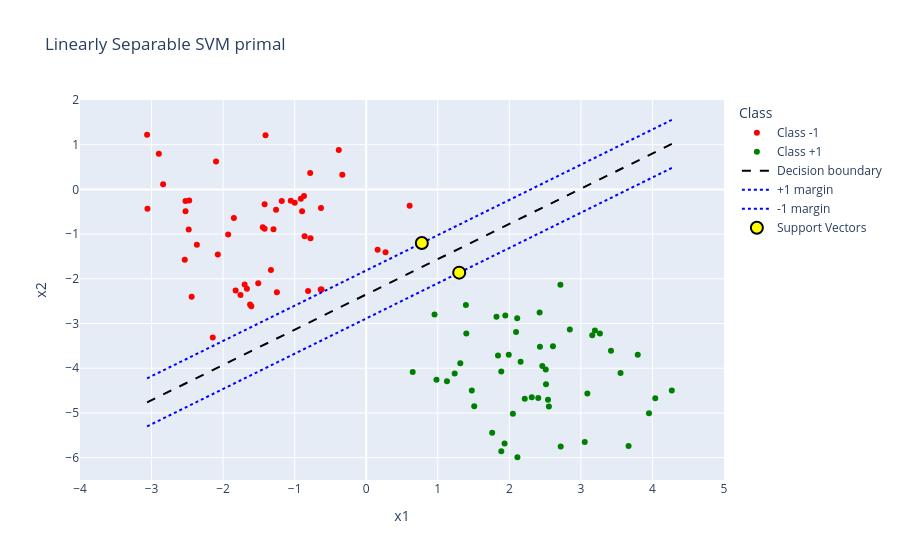
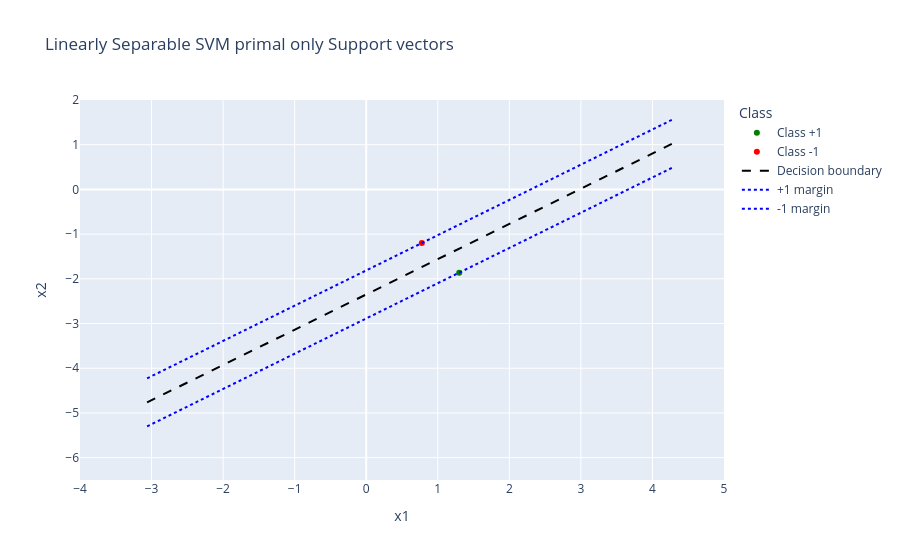

Notebook code cell kept with these figures, in order:
### Markdown cell above
For a 2-dimensional hyperplane, we can plot the decision boundary as a line:
$$
w^\top x + b = 0
\iff w_1 x_1 + w_2 x_2 + b = 0
\iff x_2 = -\frac{w_1}{w_2} x_1 - \frac{b}{w_2}  \\

w^\top x + b = 1 
\iff w_1 x_1 + w_2 x_2 + b = 1
\iff x_2 = -\frac{w_1}{w_2} x_1 - \frac{b}{w_2} + \frac{1}{w_2} \\

w^\top x + b = -1 
\iff w_1 x_1 + w_2 x_2 + b = -1
\iff x_2 = -\frac{w_1}{w_2} x_1 - \frac{b}{w_2} - \frac{1}{w_2} 
$$

### Code cell
n = 100 # number of observations
X,y = make_blobs(n_samples=n,n_features=2,centers=2,cluster_std=1.0,random_state=1901) 
print("Shape of X",X.shape) # 100 2 dimensional data points
print("class labels:",np.unique(y))
y = y*2.0-1 # change class labels from 1 and 0 to +1 and -1
print("New class labels:",np.unique(y))


fig1 = px.scatter(
    x=X[:, 0],y=X[:, 1],
    color=np.where(y == 1, "Class +1", "Class -1"),
    title="Linearly Separable SVM primal",
    color_discrete_map={"Class -1": "red","Class +1": "green"},labels={"x": "x1","y": "x2","color": "Class"})

fig1.update_xaxes(range=[-4, 5])
fig1.update_yaxes(range=[-6.5, 2])

w,b = linear_separable_svm_primal(X, y)
print(f'Weights: {w}')
print(f'Bias: {b:.8f}')
print(f"Accuracy = {accuracy(X, y, w, b)}")
print(f"Predcit class +1 (positive label) for x={np.array([6,0])}" 
      if predict(np.array([6,0]), w, b) == 1 else f"Predcit class -1 (negative label) for x={np.array([6,0])}")

print(f"Predcit class +1 (positive label) for x={np.array([1,5])}" 
      if predict(np.array([1,5]), w, b) == 1 else f"Predcit class -1 (negative label) for x={np.array([1,5])}")


# Create x values
x_line = np.linspace(np.min(X[:,0]), np.max(X[:,0]), 100)

# Decision boundary
y_boundary = (-w[0]*x_line - b) / w[1]

fig1.add_scatter(
    x=x_line,
    y=y_boundary,
    mode="lines",
    name="Decision boundary",
    line=dict(color="black", dash="dash")
)

# Margin lines (SVM gutters)
y_margin_pos = (-w[0]*x_line - b - 1) / w[1]
y_margin_neg = (-w[0]*x_line - b + 1) / w[1]

fig1.add_scatter(
    x=x_line,
    y=y_margin_pos,
    mode="lines",
    name="+1 margin",
    line=dict(color="blue", dash="dot")
)

fig1.add_scatter(
    x=x_line,
    y=y_margin_neg,
    mode="lines",
    name="-1 margin",
    line=dict(color="blue", dash="dot")
)

# Compute margins
margins = y * (X @ w + b)

tol = 1e-5
support_mask = np.abs(margins - 1) < tol

support_vectors = X[support_mask]

fig1.add_scatter(
    x=support_vectors[:, 0],y=support_vectors[:, 1],
    mode="markers",name="Support Vectors",
    marker=dict(color="yellow",size=12,line=dict(color="black", width=2)))

fig1.show()


w,b = linear_separable_svm_primal(support_vectors, y[support_mask])
print(f'Same Weights when only considering Support vectors: {w}')
print(f'Same Bias when only considering Support vectors: {b:.8f}')

fig2 = px.scatter(
    x=support_vectors[:, 0],y=support_vectors[:, 1],
    color=np.where(y[support_mask] == 1, "Class +1", "Class -1"),
    title="Linearly Separable SVM primal only Support vectors",
    color_discrete_map={"Class -1": "red","Class +1": "green"},labels={"x": "x1","y": "x2","color": "Class"})

fig2.update_xaxes(range=[-4, 5])
fig2.update_yaxes(range=[-6.5, 2])

# Decision boundary
y_boundary = (-w[0]*x_line - b) / w[1]

fig2.add_scatter(
    x=x_line,
    y=y_boundary,
    mode="lines",
    name="Decision boundary",
    line=dict(color="black", dash="dash")
)

# Margin lines (SVM gutters)
y_margin_pos = (-w[0]*x_line - b - 1) / w[1]
y_margin_neg = (-w[0]*x_line - b + 1) / w[1]

fig2.add_scatter(
    x=x_line,
    y=y_margin_pos,
    mode="lines",
    name="+1 margin",
    line=dict(color="blue", dash="dot")
)

fig2.add_scatter(
    x=x_line,
    y=y_margin_neg,
    mode="lines",
    name="-1 margin",
    line=dict(color="blue", dash="dot")
)

fig2.show()
